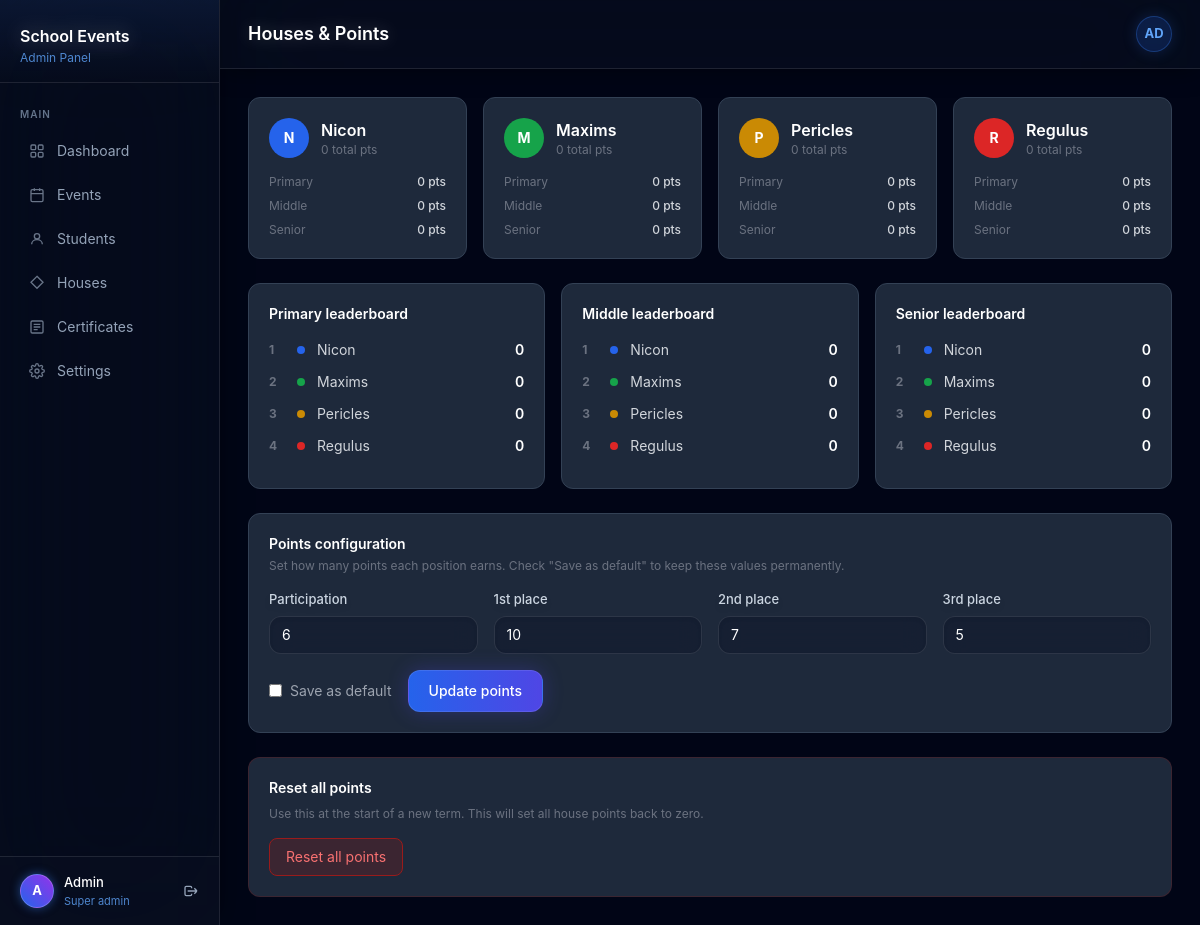
/houses (signed in), run on the app's committed database.
### models/models.py (models this page shows)
class House(Base):
    __tablename__ = "houses"
    id = Column(String, primary_key=True, default=generate_uuid)
    name = Column(String(50), nullable=False)
    color = Column(String(20), nullable=False)
    total_points = Column(Integer, default=0)
    primary_points = Column(Integer, default=0)
    middle_points = Column(Integer, default=0)
    senior_points = Column(Integer, default=0)
    students = relationship("Student", back_populates="house")

class PointsConfig(Base):
    __tablename__ = "points_config"
    id = Column(String, primary_key=True, default=generate_uuid)
    position = Column(Integer, nullable=False)
    points = Column(Integer, nullable=False)
    is_default = Column(Boolean, default=False)
    label = Column(String(50), nullable=True)

### routers/houses.py (the view)
@router.get("/houses", response_class=HTMLResponse)
async def houses_page(request: Request, db: Session = Depends(get_db)):
    if not verify_token(request):
        return RedirectResponse(url="/login")
    houses = db.query(House).all()
    points_config = db.query(PointsConfig).order_by(PointsConfig.position).all()
    return templates.TemplateResponse(request, "admin/houses.html", {
        "houses": houses,
        "points_config": points_config
    })

### templates/admin/houses.html (shortened to what this page needs)
{% extends "base.html" %}
{% block page_title %}Houses & Points{% endblock %}
{% block content %}
<div class="space-y-6">
    <div class="grid grid-cols-1 md:grid-cols-2 lg:grid-cols-4 gap-4">
        {% for house in houses %}
        <div class="bg-white dark:bg-slate-800 rounded-xl border border-gray-100 dark:border-slate-700 p-5">
            <div class="flex items-center gap-3 mb-4">
                <div class="w-10 h-10 rounded-full flex items-center justify-center text-white font-bold text-sm"
                    style="background: {{ house.color }}">
                    {{ house.name[0] }}
                </div>
                <div>
                    <div class="font-semibold text-gray-800 dark:text-white">{{ house.name }}</div>
                    <div class="text-xs text-gray-400 dark:text-gray-500">{{ house.total_points }} total pts</div>
                </div>
            </div>
            <div class="space-y-2">
                <div class="flex justify-between text-xs">
                    <span class="text-gray-400 dark:text-gray-500">Primary</span>
                    <span class="font-medium text-gray-700 dark:text-gray-300">{{ house.primary_points }} pts</span>
                </div>
                <div class="flex justify-between text-xs">
                    <span class="text-gray-400 dark:text-gray-500">Middle</span>
                    <span class="font-medium text-gray-700 dark:text-gray-300">{{ house.middle_points }} pts</span>
                </div>
                <div class="flex justify-between text-xs">
                    <span class="text-gray-400 dark:text-gray-500">Senior</span>
                    <span class="font-medium text-gray-700 dark:text-gray-300">{{ house.senior_points }} pts</span>
                </div>
            </div>
        </div>
        {% endfor %}
    </div>
    <div class="grid grid-cols-1 md:grid-cols-3 gap-4">
        {% for group in ['Primary', 'Middle', 'Senior'] %}
        <div class="bg-white dark:bg-slate-800 rounded-xl border border-gray-100 dark:border-slate-700 p-5">
            <h2 class="text-sm font-semibold text-gray-800 dark:text-white mb-4">{{ group }} leaderboard</h2>
            {% if group == 'Primary' %}
                {% set sorted_houses = houses|sort(attribute='primary_points', reverse=True) %}
            {% elif group == 'Middle' %}
                {% set sorted_houses = houses|sort(attribute='middle_points', reverse=True) %}
            {% else %}
                {% set sorted_houses = houses|sort(attribute='senior_points', reverse=True) %}
            {% endif %}
            {% for house in sorted_houses %}
                {% if group == 'Primary' %}{% set pts = house.primary_points %}
                {% elif group == 'Middle' %}{% set pts = house.middle_points %}
                {% else %}{% set pts = house.senior_points %}{% endif %}
                <div class="flex items-center gap-3 mb-3">
                    <span class="text-xs font-bold text-gray-400 dark:text-gray-500 w-4">{{ loop.index }}</span>
                    <div class="w-2 h-2 rounded-full" style="background: {{ house.color }}"></div>
                    <span class="text-sm text-gray-700 dark:text-gray-300 flex-1">{{ house.name }}</span>
                    <span class="text-sm font-semibold text-gray-800 dark:text-white">{{ pts }}</span>
                </div>
            {% endfor %}
        </div>
        {% endfor %}
    </div>
    <div class="bg-white dark:bg-slate-800 rounded-xl border border-gray-100 dark:border-slate-700 p-5">
        <h2 class="text-sm font-semibold text-gray-800 dark:text-white mb-1">Points configuration</h2>
        <p class="text-xs text-gray-400 dark:text-gray-500 mb-4">
            Set how many points each position earns. Check "Save as default" to keep these values permanently.
        </p>
        <form method="POST" action="/houses/points/update">
            <div class="grid grid-cols-2 md:grid-cols-4 gap-4 mb-4">
                {% for config in points_config %}
                <div>
                    <label class="form-label">{{ config.label }}</label>
                    <input type="number" name="points_{{ config.position }}"
                        value="{{ config.points }}" min="0" class="form-input">
                </div>
                {% endfor %}
            </div>
            <div class="flex items-center gap-4">
                <label class="flex items-center gap-2 text-sm text-gray-600 dark:text-gray-400 cursor-pointer">
                    <input type="checkbox" name="save_default" class="rounded border-gray-300 dark:border-slate-600 bg-white dark:bg-slate-700 text-blue-600 focus:ring-blue-500">
                    Save as default
                </label>
                <button type="submit" class="btn-primary">Update points</button>
            </div>
        </form>
    </div>
    <div class="bg-white dark:bg-slate-800 rounded-xl border border-red-100 dark:border-red-900/30 p-5">
        <h2 class="text-sm font-semibold text-gray-800 dark:text-white mb-2">Reset all points</h2>
        <p class="text-xs text-gray-400 dark:text-gray-500 mb-4">
            Use this at the start of a new term. This will set all house points back to zero.
        </p>
        <form method="POST" action="/houses/reset"
            onsubmit="return confirm('Are you sure? This will reset ALL house points to zero.')">
            <button type="submit"
                class="bg-red-50 dark:bg-red-900/30 text-red-600 dark:text-red-400 border border-red-200 dark:border-red-800 px-4 py-2 rounded-lg text-sm hover:bg-red-100 dark:hover:bg-red-900/50 transition-all">
                Reset all points
            </button>
        </form>
    </div>
</div>
{% endblock %}

### templates/base.html (shortened to what this page needs)
<!DOCTYPE html>
<html lang="en" class="dark">
<head>
    <script src="/static/js/tailwindcss.js"></script>
</head>
<body class="bg-slate-950 m-0 text-slate-100 relative overflow-hidden font-sans" hx-boost="true"
    hx-target="#main-content" hx-select="#main-content">
    <div id="spline-dashboard-bg" hx-preserve="true" class="absolute inset-0 z-0 overflow-hidden pointer-events-auto">
    </div>
    <div class="relative z-10 flex h-screen overflow-hidden pointer-events-none">
        <aside
            class="w-[220px] bg-slate-900/30 backdrop-blur-3xl border-r border-white/10 flex flex-col shrink-0 shadow-[4px_0_24px_-4px_rgba(0,0,0,0.5)] pointer-events-auto">
            <div class="px-5 py-6 pb-4 border-b border-white/10 relative overflow-hidden">
                <div class="absolute inset-0 bg-gradient-to-b from-blue-500/10 to-transparent pointer-events-none">
                </div>
                <div
                    class="text-white text-base font-semibold relative z-10 drop-shadow-[0_0_10px_rgba(255,255,255,0.3)]">
                    School Events</div>
                <div class="text-blue-400/80 text-xs mt-0.5 relative z-10">Admin Panel</div>
            </div>
            <nav class="flex-1 px-3 py-4 flex flex-col gap-0.5">
                <div class="text-[10px] text-slate-500 uppercase tracking-widest px-2 py-2 pb-1.5 font-semibold">Main
                </div>
                <a href="/dashboard" class="sidebar-link {% if active == 'dashboard' %}active{% endif %}">
                    <svg width="16" height="16" fill="none" viewBox="0 0 24 24" stroke="currentColor" stroke-width="2">
                        <rect x="3" y="3" width="7" height="7" rx="1.5" />
                        <rect x="14" y="3" width="7" height="7" rx="1.5" />
                        <rect x="3" y="14" width="7" height="7" rx="1.5" />
                        <rect x="14" y="14" width="7" height="7" rx="1.5" />
                    </svg>
                    Dashboard
                </a>
                <a href="/events" class="sidebar-link {% if active == 'events' %}active{% endif %}">
                    <svg width="16" height="16" fill="none" viewBox="0 0 24 24" stroke="currentColor" stroke-width="2">
                        <rect x="3" y="4" width="18" height="18" rx="2" />
                        <path d="M16 2v4M8 2v4M3 10h18" />
                    </svg>
                    Events
                </a>
                <a href="/students" class="sidebar-link {% if active == 'students' %}active{% endif %}">
                    <svg width="16" height="16" fill="none" viewBox="0 0 24 24" stroke="currentColor" stroke-width="2">
                        <circle cx="12" cy="8" r="4" />
                        <path d="M4 20c0-4 3.6-7 8-7s8 3 8 7" />
                    </svg>
                    Students
                </a>
                <a href="/houses" class="sidebar-link {% if active == 'houses' %}active{% endif %}">
                    <svg width="16" height="16" fill="none" viewBox="0 0 24 24" stroke="currentColor" stroke-width="2">
                        <path d="M12 2l9 9-9 9-9-9 9-9z" />
                    </svg>
                    Houses
                </a>
                <a href="/certificates" class="sidebar-link {% if active == 'certificates' %}active{% endif %}">
                    <svg width="16" height="16" fill="none" viewBox="0 0 24 24" stroke="currentColor" stroke-width="2">
                        <rect x="3" y="3" width="18" height="18" rx="2" />
                        <path d="M7 8h10M7 12h10M7 16h6" />
                    </svg>
                    Certificates
                </a>
                <a href="/settings" class="sidebar-link {% if active == 'settings' %}active{% endif %}">
                    Settings
                </a>
            </nav>
            <div
                class="px-5 py-4 border-t border-white/10 flex items-center gap-2.5 bg-slate-900/20 hover:bg-slate-800/40 transition-colors">
                <div
                    class="w-[34px] h-[34px] rounded-full bg-gradient-to-tr from-blue-600 to-purple-600 flex items-center justify-center text-[13px] font-bold text-white shrink-0 shadow-[0_0_10px_rgba(59,130,246,0.5)] border border-white/20">
                    A</div>
                <div class="flex-1 min-w-0">
                    <div class="text-white text-[13px] font-medium">Admin</div>
                    <div class="text-blue-400/80 text-[11px]">Super admin</div>
                </div>
                <a href="/logout" title="Logout" class="text-slate-400 hover:text-white transition-colors hx-disable">
                    <svg width="16" height="16" fill="none" viewBox="0 0 24 24" stroke="currentColor" stroke-width="2">
                        <path
                            d="M17 16l4-4m0 0l-4-4m4 4H7m6 4v1a2 2 0 01-2 2H5a2 2 0 01-2-2V7a2 2 0 012-2h6a2 2 0 012 2v1" />
                    </svg>
                </a>
            </div>
        </aside>
        <main id="main-content" class="flex-1 flex flex-col overflow-hidden relative pointer-events-auto">
            <header
                class="bg-slate-900/30 backdrop-blur-3xl border-b border-white/10 px-7 py-4 flex items-center justify-between shadow-[0_4px_24px_-4px_rgba(0,0,0,0.5)] z-20">
                <h1 class="text-lg font-semibold text-white m-0 drop-shadow-[0_0_8px_rgba(255,255,255,0.2)]">{% block
                    page_title %}Dashboard{% endblock %}</h1>
                <div class="flex items-center gap-3">
                    <div
                        class="w-9 h-9 rounded-full bg-blue-600/20 border border-blue-500/30 flex items-center justify-center text-[13px] font-bold text-blue-400 shadow-[0_0_15px_rgba(59,130,246,0.2)] backdrop-blur-md">
                        AD</div>
                </div>
            </header>
            <div class="flex-1 overflow-y-auto p-7 relative z-10 scrollbar-hide animate-3d-flip">
                <div class="absolute inset-0 bg-slate-950/20 pointer-events-none -z-10"></div>
                {% block content %}{% endblock %}
            </div>
        </main>
    </div>
</body>
</html>

### templates/base.html (style rules this page uses)
.animate-3d-flip { animation: flip-in-3d 0.7s cubic-bezier(0.2, 0.8, 0.2, 1) forwards; }

### data on the page
House: name "N", name "Nicon", total_points "0", primary_points "0", middle_points "0", senior_points "0", pts "0"
House: name "M", name "Maxims", total_points "0", primary_points "0", middle_points "0", senior_points "0", pts "0"
House: name "P", name "Pericles", total_points "0", primary_points "0", middle_points "0", senior_points "0", pts "0"
House: name "R", name "Regulus", total_points "0", primary_points "0", middle_points "0", senior_points "0", pts "0"
PointsConfig: label "Participation", points "6"
PointsConfig: label "1st place", points "10"
PointsConfig: label "2nd place", points "7"
PointsConfig: label "3rd place", points "5"

### other printed values
{{ group }} "Primary" "Middle" "Senior"
